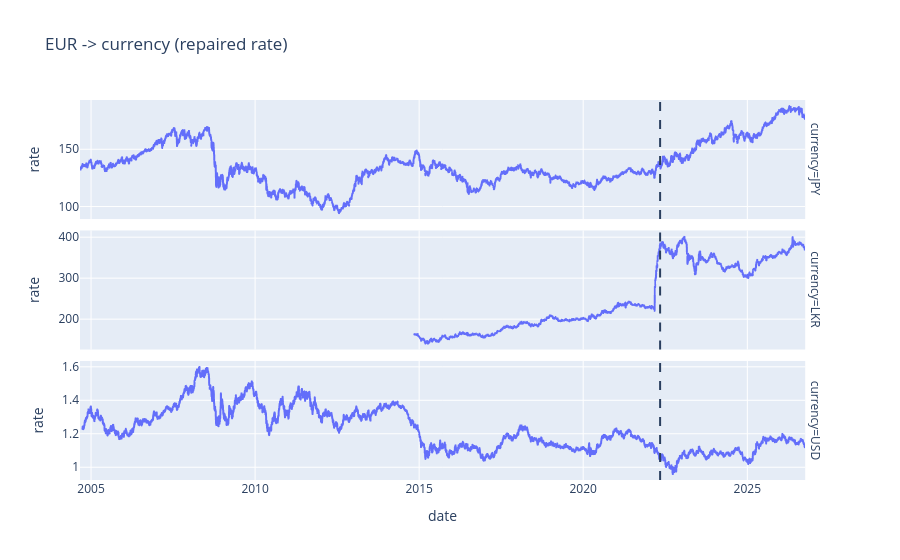
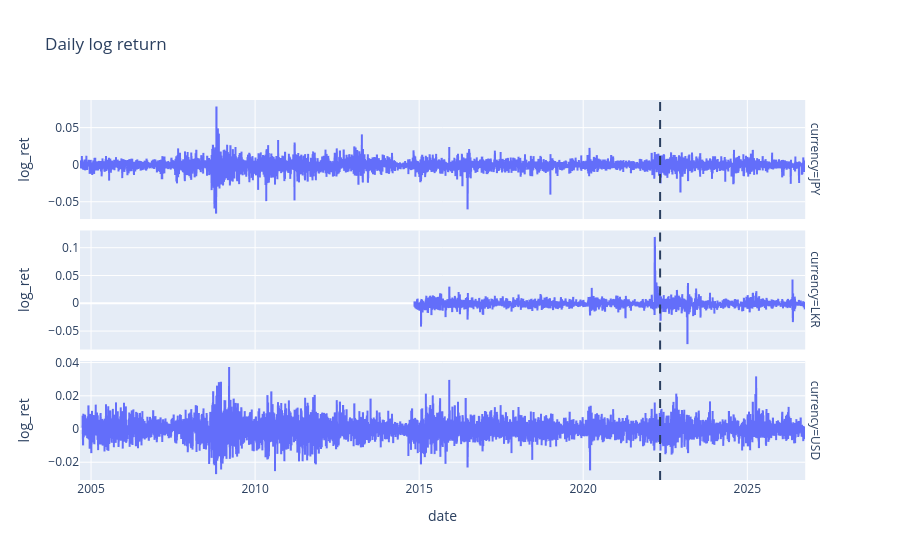

Source (notebook cell) for these figures, in order:
### Markdown cell above
## 9. Look at a few currencies

### Code cell
SEL = ["USD", "JPY", "LKR"]
sub = work.filter(pl.col("currency").is_in(SEL)).to_pandas()

fig = px.line(sub, x="date", y="rate", facet_row="currency", title="EUR -> currency (repaired rate)")
fig.update_yaxes(matches=None)
fig.add_vline(x=str(CUT), line_dash="dash")
fig.show()

fig = px.line(sub, x="date", y="log_ret", facet_row="currency", title="Daily log return")
fig.update_yaxes(matches=None)
fig.add_vline(x=str(CUT), line_dash="dash")
fig.show()

### Figure 1 — Plotly figure (JSON) as saved in the notebook; plotly's stock layout.template omitted (floating-point values rounded to 4 significant figures; data arrays with more than 128 entries replaced by an {"elided": "..."} marker saying what was removed)
{"data": [{"hovertemplate": "currency=JPY<br>date=%{x}<br>rate=%{y}<extra></extra>", "legendgroup": "", "line": {"color": "#636efa", "dash": "solid"}, "marker": {"symbol": "circle"}, "mode": "lines", "name": "", "showlegend": false, "type": "scattergl", "x": {"elided": "5766 str values"}, "xaxis": "x3", "y": {"elided": "5766 float values"}, "yaxis": "y3"}, {"hovertemplate": "currency=LKR<br>date=%{x}<br>rate=%{y}<extra></extra>", "legendgroup": "", "line": {"color": "#636efa", "dash": "solid"}, "marker": {"symbol": "circle"}, "mode": "lines", "name": "", "showlegend": false, "type": "scattergl", "x": {"elided": "2982 str values"}, "xaxis": "x2", "y": {"elided": "2982 float values"}, "yaxis": "y2"}, {"hovertemplate": "currency=USD<br>date=%{x}<br>rate=%{y}<extra></extra>", "legendgroup": "", "line": {"color": "#636efa", "dash": "solid"}, "marker": {"symbol": "circle"}, "mode": "lines", "name": "", "showlegend": false, "type": "scattergl", "x": {"elided": "5748 str values"}, "xaxis": "x", "y": {"elided": "5748 float values"}, "yaxis": "y"}], "layout": {"annotations": [{"showarrow": false, "text": "currency=USD", "textangle": 90, "x": 0.98, "xanchor": "left", "xref": "paper", "y": 0.1567, "yanchor": "middle", "yref": "paper"}, {"showarrow": false, "text": "currency=LKR", "textangle": 90, "x": 0.98, "xanchor": "left", "xref": "paper", "y": 0.5, "yanchor": "middle", "yref": "paper"}, {"showarrow": false, "text": "currency=JPY", "textangle": 90, "x": 0.98, "xanchor": "left", "xref": "paper", "y": 0.8433, "yanchor": "middle", "yref": "paper"}], "legend": {"tracegroupgap": 0}, "shapes": [{"line": {"dash": "dash"}, "type": "line", "x0": "2022-05-06", "x1": "2022-05-06", "xref": "x", "y0": 0, "y1": 1, "yref": "y domain"}, {"line": {"dash": "dash"}, "type": "line", "x0": "2022-05-06", "x1": "2022-05-06", "xref": "x2", "y0": 0, "y1": 1, "yref": "y2 domain"}, {"line": {"dash": "dash"}, "type": "line", "x0": "2022-05-06", "x1": "2022-05-06", "xref": "x3", "y0": 0, "y1": 1, "yref": "y3 domain"}], "title": {"text": "EUR -> currency (repaired rate)"}, "xaxis": {"anchor": "y", "domain": [0, 0.98], "title": {"text": "date"}}, "xaxis2": {"anchor": "y2", "domain": [0, 0.98], "matches": "x", "showticklabels": false}, "xaxis3": {"anchor": "y3", "domain": [0, 0.98], "matches": "x", "showticklabels": false}, "yaxis": {"anchor": "x", "domain": [0, 0.3133], "title": {"text": "rate"}}, "yaxis2": {"anchor": "x2", "domain": [0.3433, 0.6567], "title": {"text": "rate"}}, "yaxis3": {"anchor": "x3", "domain": [0.6867, 1.0], "title": {"text": "rate"}}}}

### Figure 2 — Plotly figure (JSON) as saved in the notebook; plotly's stock layout.template omitted (floating-point values rounded to 4 significant figures; data arrays with more than 128 entries replaced by an {"elided": "..."} marker saying what was removed)
{"data": [{"hovertemplate": "currency=JPY<br>date=%{x}<br>log_ret=%{y}<extra></extra>", "legendgroup": "", "line": {"color": "#636efa", "dash": "solid"}, "marker": {"symbol": "circle"}, "mode": "lines", "name": "", "showlegend": false, "type": "scattergl", "x": {"elided": "5766 str values"}, "xaxis": "x3", "y": {"elided": "5766 float values"}, "yaxis": "y3"}, {"hovertemplate": "currency=LKR<br>date=%{x}<br>log_ret=%{y}<extra></extra>", "legendgroup": "", "line": {"color": "#636efa", "dash": "solid"}, "marker": {"symbol": "circle"}, "mode": "lines", "name": "", "showlegend": false, "type": "scattergl", "x": {"elided": "2982 str values"}, "xaxis": "x2", "y": {"elided": "2982 float values"}, "yaxis": "y2"}, {"hovertemplate": "currency=USD<br>date=%{x}<br>log_ret=%{y}<extra></extra>", "legendgroup": "", "line": {"color": "#636efa", "dash": "solid"}, "marker": {"symbol": "circle"}, "mode": "lines", "name": "", "showlegend": false, "type": "scattergl", "x": {"elided": "5748 str values"}, "xaxis": "x", "y": {"elided": "5748 float values"}, "yaxis": "y"}], "layout": {"annotations": [{"showarrow": false, "text": "currency=USD", "textangle": 90, "x": 0.98, "xanchor": "left", "xref": "paper", "y": 0.1567, "yanchor": "middle", "yref": "paper"}, {"showarrow": false, "text": "currency=LKR", "textangle": 90, "x": 0.98, "xanchor": "left", "xref": "paper", "y": 0.5, "yanchor": "middle", "yref": "paper"}, {"showarrow": false, "text": "currency=JPY", "textangle": 90, "x": 0.98, "xanchor": "left", "xref": "paper", "y": 0.8433, "yanchor": "middle", "yref": "paper"}], "legend": {"tracegroupgap": 0}, "shapes": [{"line": {"dash": "dash"}, "type": "line", "x0": "2022-05-06", "x1": "2022-05-06", "xref": "x", "y0": 0, "y1": 1, "yref": "y domain"}, {"line": {"dash": "dash"}, "type": "line", "x0": "2022-05-06", "x1": "2022-05-06", "xref": "x2", "y0": 0, "y1": 1, "yref": "y2 domain"}, {"line": {"dash": "dash"}, "type": "line", "x0": "2022-05-06", "x1": "2022-05-06", "xref": "x3", "y0": 0, "y1": 1, "yref": "y3 domain"}], "title": {"text": "Daily log return"}, "xaxis": {"anchor": "y", "domain": [0, 0.98], "title": {"text": "date"}}, "xaxis2": {"anchor": "y2", "domain": [0, 0.98], "matches": "x", "showticklabels": false}, "xaxis3": {"anchor": "y3", "domain": [0, 0.98], "matches": "x", "showticklabels": false}, "yaxis": {"anchor": "x", "domain": [0, 0.3133], "title": {"text": "log_ret"}}, "yaxis2": {"anchor": "x2", "domain": [0.3433, 0.6567], "title": {"text": "log_ret"}}, "yaxis3": {"anchor": "x3", "domain": [0.6867, 1.0], "title": {"text": "log_ret"}}}}
